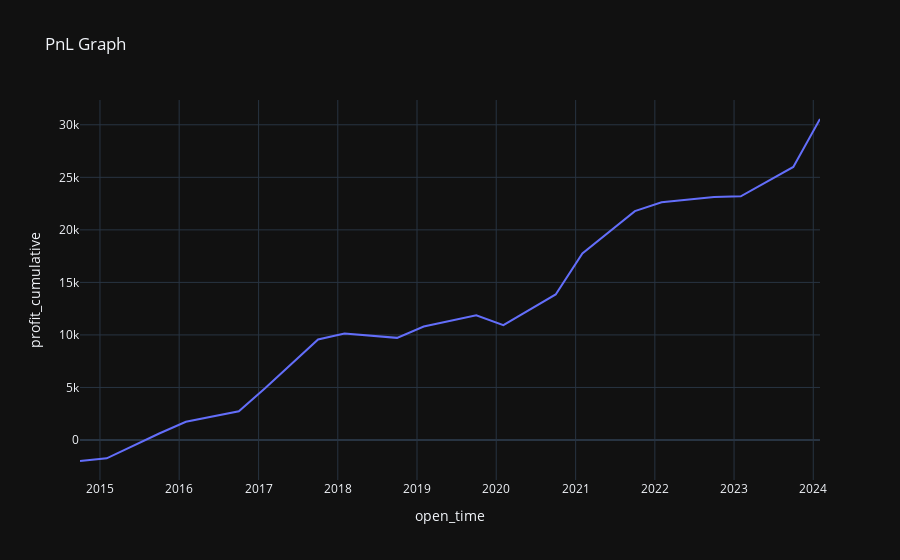

Source (notebook cell):
### Code cell
pnl_chart = bt.plot_pnl()
pnl_chart

### Figure 1 — Plotly figure (JSON) as saved in the notebook; plotly's stock layout.template omitted (floating-point values rounded to 4 significant figures)
{"data": [{"hovertemplate": "open_time=%{x}<br>profit_cumulative=%{y}<extra></extra>", "legendgroup": "", "line": {"color": "#636efa", "dash": "solid"}, "marker": {"symbol": "circle"}, "mode": "lines", "name": "", "orientation": "v", "showlegend": false, "x": ["2014-10-01T00:00:00", "2015-02-01T00:00:00", "2015-10-01T00:00:00", "2016-02-01T00:00:00", "2016-10-02T00:00:00", "2017-02-01T00:00:00", "2017-10-02T00:00:00", "2018-02-01T00:00:00", "2018-10-01T00:00:00", "2019-02-01T00:00:00", "2019-10-01T00:00:00", "2020-02-03T00:00:00", "2020-10-01T00:00:00", "2021-02-01T00:00:00", "2021-10-01T00:00:00", "2022-02-01T00:00:00", "2022-10-01T00:00:00", "2023-02-01T00:00:00", "2023-10-01T00:00:00", "2024-02-01T00:00:00"], "xaxis": "x", "y": [-1999.0, -1745.0, 615.6, 1734.0, 2732.0, 4946.0, 9573.0, 10130.0, 9721.0, 10800.0, 11870.0, 10940.0, 13850.0, 17760.0, 21780.0, 22630.0, 23130.0, 23200.0, 25990.0, 30550.0], "yaxis": "y", "type": "scatter"}], "layout": {"xaxis": {"anchor": "y", "domain": [0.0, 1.0], "title": {"text": "open_time"}}, "yaxis": {"anchor": "x", "domain": [0.0, 1.0], "title": {"text": "profit_cumulative"}}, "legend": {"tracegroupgap": 0}, "title": {"text": "PnL Graph"}}}
